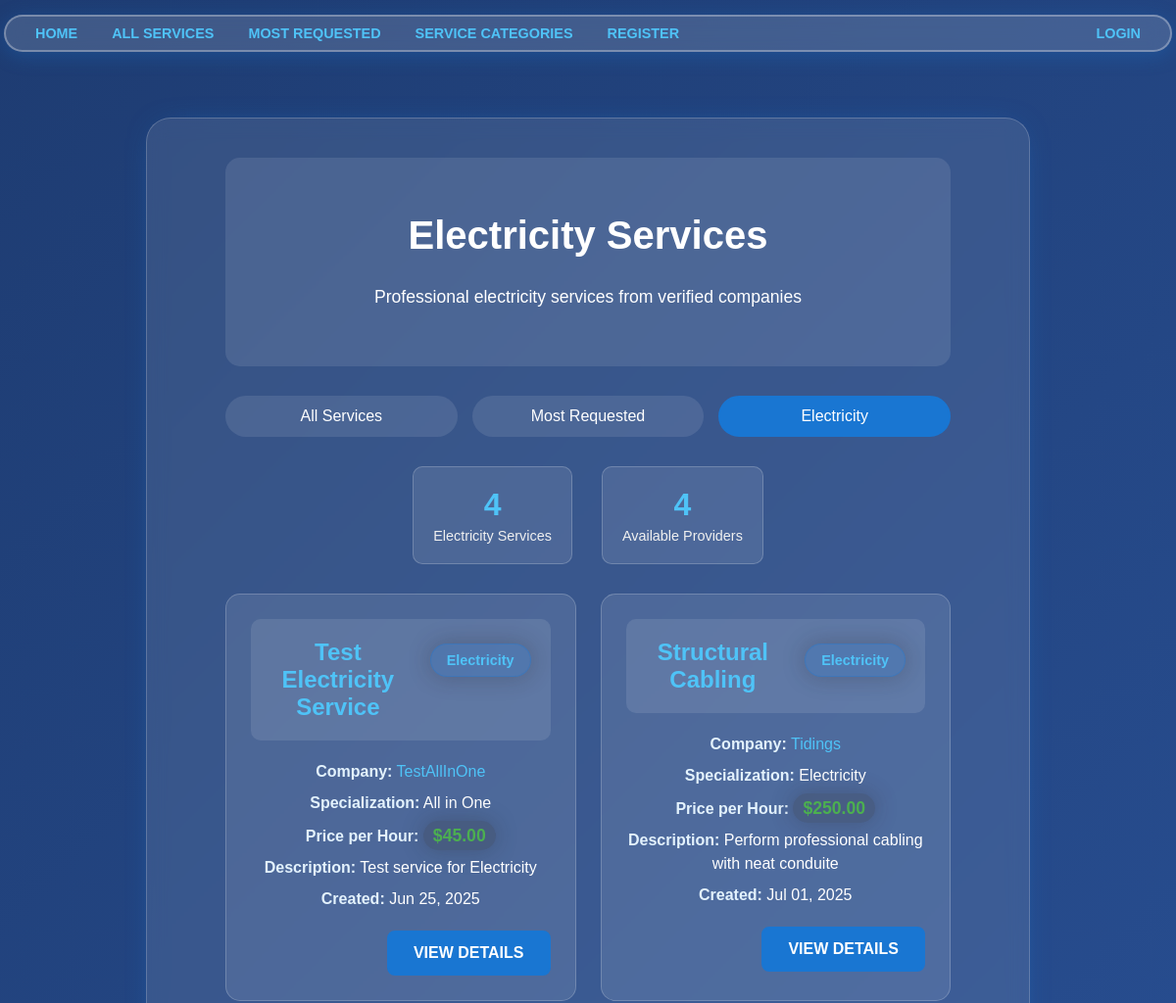
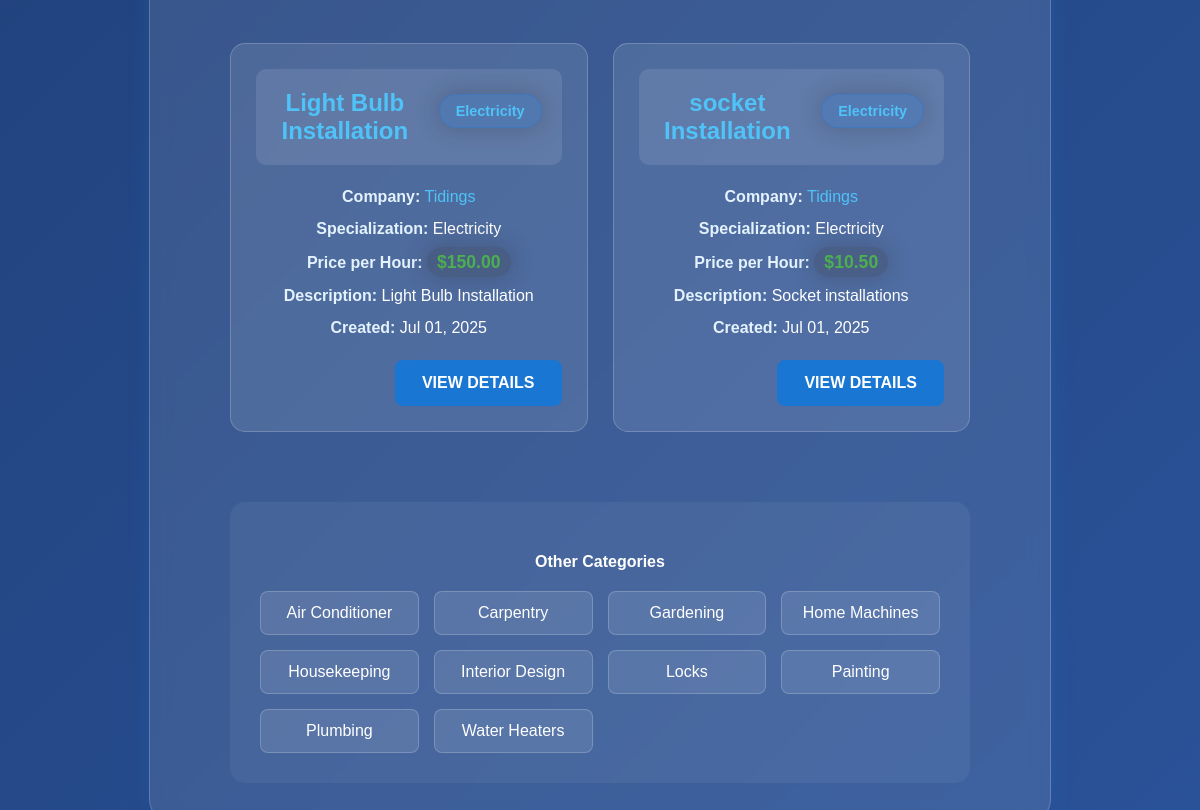
The app's page /services/electricity/ with its own data (2 pictures, top to bottom).
### services/models.py (models this page shows, shortened)
class Service(models.Model):
    FIELD_CHOICES = [
        ("Air Conditioner", "Air Conditioner"),
        ("Carpentry", "Carpentry"),
        ("Electricity", "Electricity"),
        ("Gardening", "Gardening"),
        ("Home Machines", "Home Machines"),
        ("Housekeeping", "Housekeeping"),
        ("Interior Design", "Interior Design"),
        ("Locks", "Locks"),
        ("Painting", "Painting"),
        ("Plumbing", "Plumbing"),
        ("Water Heaters", "Water Heaters"),
    ]
    company = models.ForeignKey(Company, on_delete=models.CASCADE)  # Company association
    name = models.CharField(max_length=40)  # Service name
    description = models.TextField()  # Service description
    price_hour = models.DecimalField(decimal_places=2, max_digits=8, validators=[MinValueValidator(0.00)])  # Price field
    field = models.CharField(max_length=30, choices=FIELD_CHOICES)  # Service field/category
    date_created = models.DateTimeField(auto_now_add=True)  # Date created for display

### users/models.py (models this page shows)
class Company(models.Model):
    FIELD_CHOICES = [
        ("Air Conditioner", "Air Conditioner"),
        ("All in One", "All in One"),  # Special company type - can create any service type
        ("Carpentry", "Carpentry"),
        ("Electricity", "Electricity"),
        ("Gardening", "Gardening"),
        ("Home Machines", "Home Machines"),
        ("Housekeeping", "Housekeeping"),
        ("Interior Design", "Interior Design"),
        ("Locks", "Locks"),
        ("Painting", "Painting"),
        ("Plumbing", "Plumbing"),
        ("Water Heaters", "Water Heaters"),
    ]
    user = models.OneToOneField(User, on_delete=models.CASCADE, primary_key=True)
    field_of_work = models.CharField(max_length=70, choices=FIELD_CHOICES)  # Required field of work
    rating = models.IntegerField(validators=[MinValueValidator(0), MaxValueValidator(5)], default=0)  # Company rating system

class User(AbstractUser):
    email = models.EmailField(unique=True)  # Email uniqueness validation
    is_company = models.BooleanField(default=False)  # Company user type
    is_customer = models.BooleanField(default=False)  # Customer user type

### services/views.py (the view)
# urls.py: path('<slug:field>/', v.service_field, name='services_field'),
def service_field(request, field):
    field = field.replace("-", " ").title()  # Convert slug format back to readable text
    services = Service.objects.filter(field=field)  # Services by specific type
    return render(request, "services/field.html", {"services": services, "field": field})

### services/templates/services/field.html (shortened to what this page needs)
{% extends 'main/base.html' %}
{% block content %}
    <div class="services-container">
        <div class="services-header">
            <h1>{{ field }} Services</h1>
            <p class="services-subtitle">Professional {{ field|lower }} services from verified companies</p>
        </div>
        <div class="services-navigation">
            <div class="nav-links">
                <a href="/services/" class="nav-link">All Services</a>
                <a href="/services/most-requested/" class="nav-link">Most Requested</a>
                <a href="/services/{{ field|slugify }}/" class="nav-link active">{{ field }}</a>
            </div>
        </div>
        {% if services %}
            <div class="category-stats">
                <div class="stats-card">
                    <h4>{{ services.count }}</h4>
                    <p>{{ field }} Service{{ services.count|pluralize }}</p>
                </div>
                <div class="stats-card">
                    <h4>{{ services|length }}</h4>
                    <p>Available Provider{{ services|length|pluralize }}</p>
                </div>
            </div>
            <div class="services-grid">
                {% for service in services %}
                    <div class="service-card">
                        <div class="service-header">
                            <h3><a href="/services/{{ service.id }}">{{ service.name }}</a></h3>
                            <span class="category-badge">{{ service.field }}</span>
                        </div>
                        <div class="service-info">
                            <p><strong>Company:</strong> <a href="/company/{{ service.company.user.username }}">{{ service.company.user.username }}</a></p>
                            <p><strong>Specialization:</strong> {{ service.company.field_of_work }}</p>
                            <p><strong>Price per Hour:</strong> <span class="price">${{ service.price_hour }}</span></p>
                            <p><strong>Description:</strong> {{ service.description|truncatewords:15 }}</p>
                            <p><strong>Created:</strong> {{ service.date_created|date:"M d, Y" }}</p>
                        </div>
                        <div class="service-actions">
                            <a href="/services/{{ service.id }}" class="btn btn-primary">View Details</a>
                        </div>
                    </div>
                {% endfor %}
            </div>
        {% endif %}
        <div class="services-footer">
            <div class="category-links">
                <h4>Other Categories</h4>
                <div class="category-grid">
                    {% if field != "Air Conditioner" %}<a href="/services/air-conditioner/" class="category-link">Air Conditioner</a>{% endif %}
                    {% if field != "Carpentry" %}<a href="/services/carpentry/" class="category-link">Carpentry</a>{% endif %}
                    {% if field != "Gardening" %}<a href="/services/gardening/" class="category-link">Gardening</a>{% endif %}
                    {% if field != "Home Machines" %}<a href="/services/home-machines/" class="category-link">Home Machines</a>{% endif %}
                    {% if field != "Housekeeping" %}<a href="/services/housekeeping/" class="category-link">Housekeeping</a>{% endif %}
                    {% if field != "Interior Design" %}<a href="/services/interior-design/" class="category-link">Interior Design</a>{% endif %}
                    {% if field != "Locks" %}<a href="/services/locks/" class="category-link">Locks</a>{% endif %}
                    {% if field != "Painting" %}<a href="/services/painting/" class="category-link">Painting</a>{% endif %}
                    {% if field != "Plumbing" %}<a href="/services/plumbing/" class="category-link">Plumbing</a>{% endif %}
                    {% if field != "Water Heaters" %}<a href="/services/water-heaters/" class="category-link">Water Heaters</a>{% endif %}
                </div>
            </div>
        </div>
    </div>
{% endblock %}

### records on screen
Service: name "Test Electricity Service", field "Electricity", company.user.username "TestAllInOne", company.field_of_work "All in One", price_hour "45.00", description "Test service for Electricity", date_created "Jun 25, 2025"
Service: name "Structural Cabling", field "Electricity", company.user.username "Tidings", company.field_of_work "Electricity", price_hour "250.00", description "Perform professional cabling with neat conduite", date_created "Jul 01, 2025"
Service: name "Light Bulb Installation", field "Electricity", company.user.username "Tidings", company.field_of_work "Electricity", price_hour "150.00", description "Light Bulb Installation", date_created "Jul 01, 2025"
Service: name "socket Installation", field "Electricity", company.user.username "Tidings", company.field_of_work "Electricity", price_hour "10.50", description "Socket installations", date_created "Jul 01, 2025"

### other values on screen
{{ field }} "Electricity"
{{ field|lower }} "electricity"
{{ services.count }} "4"
{{ services|length }} "4"
